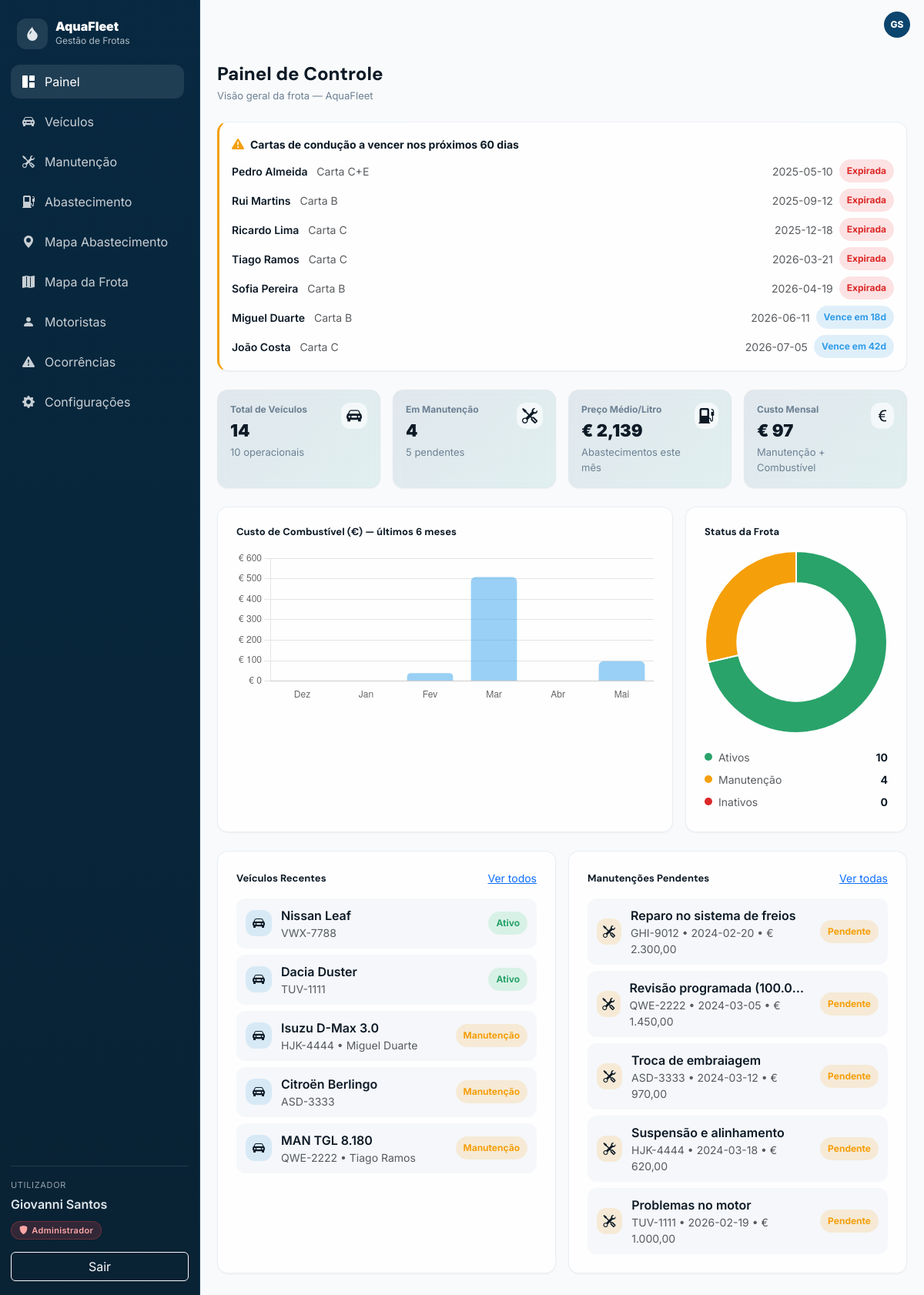
/index.php (signed in), run on the app's committed database.
### tables this page shows
CREATE TABLE `motoristas` (
  `id` int(10) UNSIGNED NOT NULL,
  `colaborador_id` int(10) UNSIGNED DEFAULT NULL,
  `nome` varchar(120) NOT NULL,
  `cc` varchar(20) DEFAULT NULL,
  `nif` varchar(20) DEFAULT NULL,
  `carta_numero` varchar(30) DEFAULT NULL,
  `carta_categoria` varchar(10) DEFAULT NULL,
  `carta_validade` date DEFAULT NULL,
  `telefone` varchar(30) DEFAULT NULL,
  `email` varchar(120) DEFAULT NULL,
  `status` enum('Ativo','Inativo') NOT NULL DEFAULT 'Ativo',
  `desde` date DEFAULT NULL,
  `viagens` int(11) NOT NULL DEFAULT 0,
  `viatura_id` int(10) UNSIGNED DEFAULT NULL,
  `criado_em` timestamp NOT NULL DEFAULT current_timestamp()
);

CREATE TABLE `viaturas` (
  `id` int(10) UNSIGNED NOT NULL,
  `matricula` varchar(20) NOT NULL,
  `marca_modelo` varchar(120) NOT NULL,
  `tipo` enum('Ligeiro','Pick-up','Carrinha','Camião','Elétrico','Outro') NOT NULL DEFAULT 'Ligeiro',
  `combustivel` enum('Diesel','Gasolina','Elétrico','Híbrido','Outro') NOT NULL DEFAULT 'Diesel',
  `quilometragem` int(10) UNSIGNED NOT NULL DEFAULT 0,
  `estado` enum('Disponível','Atribuída','Em Manutenção','Inativo') NOT NULL DEFAULT 'Disponível',
  `observacoes` text DEFAULT NULL,
  `infraestrutura_id` int(11) DEFAULT NULL,
  `criado_em` timestamp NOT NULL DEFAULT current_timestamp(),
  `atualizado_em` timestamp NOT NULL DEFAULT current_timestamp() ON UPDATE current_timestamp()
);

CREATE TABLE `manutencoes` (
  `id` int(10) UNSIGNED NOT NULL,
  `pedido_manutencao_id` int(10) UNSIGNED DEFAULT NULL,
  `viatura_id` int(10) UNSIGNED NOT NULL,
  `tipo` enum('Preventiva','Corretiva','Inspeção','Pneus','Óleo','Outro') NOT NULL DEFAULT 'Outro',
  `descricao` varchar(255) NOT NULL,
  `data_inicio` date NOT NULL,
  `data_fim` date DEFAULT NULL,
  `custo` decimal(10,2) DEFAULT NULL,
  `oficina` varchar(120) DEFAULT NULL,
  `status` enum('Agendada','Pendente','Em andamento','Concluída','Cancelada') NOT NULL DEFAULT 'Agendada',
  `criado_por_usuario_id` int(10) UNSIGNED DEFAULT NULL,
  `concluido_por_usuario_id` int(10) UNSIGNED DEFAULT NULL,
  `concluido_em` datetime DEFAULT NULL,
  `observacoes` text DEFAULT NULL,
  `criado_em` timestamp NOT NULL DEFAULT current_timestamp()
);

### index.php (the view, shortened to what this page needs)
<?php
require_once __DIR__ . "/inc/database.php";
require_once __DIR__ . "/inc/header.php";
function h($s) { return htmlspecialchars((string)$s, ENT_QUOTES, 'UTF-8'); }
$totalVeiculos = 0; $emManutencao = 0; $ativos = 0; $inativos = 0;
$r = mysqli_query($ligacao, "SELECT estado, COUNT(*) AS n FROM viaturas GROUP BY estado");
if ($r) while ($row = mysqli_fetch_assoc($r)) {
  $totalVeiculos += (int)$row['n'];
  $e = $row['estado'];
  if (in_array($e, ['Disponível','Atribuída'], true)) $ativos        += (int)$row['n'];
  elseif ($e === 'Em Manutenção')                     $emManutencao  += (int)$row['n'];
  elseif ($e === 'Inativo')                           $inativos      += (int)$row['n'];
}
$mesAtual = date('Y-m');
$r = mysqli_query($ligacao,
  "SELECT COALESCE(SUM(custo),0) AS total FROM manutencoes
   WHERE DATE_FORMAT(data_inicio,'%Y-%m')='$mesAtual'"
);
$custoManutencao = $r ? (float)(mysqli_fetch_assoc($r)['total'] ?? 0) : 0;
$r = mysqli_query($ligacao,
  "SELECT COALESCE(SUM(total),0) AS total FROM abastecimentos
   WHERE DATE_FORMAT(data_abastecimento,'%Y-%m')='$mesAtual'"
);
$custoCombustivel = $r ? (float)(mysqli_fetch_assoc($r)['total'] ?? 0) : 0;
$custoMensal = $custoManutencao + $custoCombustivel;
$r = mysqli_query($ligacao,
  "SELECT COALESCE(AVG(preco_litro),0) AS media FROM abastecimentos
   WHERE DATE_FORMAT(data_abastecimento,'%Y-%m')='$mesAtual'"
);
$precoMedioLitro = $r ? (float)(mysqli_fetch_assoc($r)['media'] ?? 0) : 0;
$fuelData = [];
for ($i = 5; $i >= 0; $i--) {
  $mes = date('Y-m', strtotime("-$i months"));
  $meses_pt = ['Jan','Fev','Mar','Abr','Mai','Jun','Jul','Ago','Set','Out','Nov','Dez'];
  $label = $meses_pt[(int)date('m', strtotime("-$i months")) - 1];
  $r = mysqli_query($ligacao,
    "SELECT COALESCE(SUM(total),0) AS total FROM abastecimentos
     WHERE DATE_FORMAT(data_abastecimento,'%Y-%m')='$mes'"
  );
  $val = $r ? (float)(mysqli_fetch_assoc($r)['total'] ?? 0) : 0;
  $fuelData[] = ['month' => $label, 'value' => round($val, 2)];
}
$statusData = [
  ['name' => 'Ativos',     'value' => $ativos,       'color' => 'hsl(152, 60%, 40%)'],
  ['name' => 'Manutenção', 'value' => $emManutencao, 'color' => 'hsl(38, 92%, 50%)'],
  ['name' => 'Inativos',   'value' => $inativos,     'color' => 'hsl(0, 72%, 51%)'],
];
$recentRes = mysqli_query($ligacao,
  "SELECT v.id, v.matricula, v.marca_modelo, v.estado,
          m.nome AS motorista_nome
   FROM viaturas v
   LEFT JOIN motoristas m ON m.viatura_id = v.id AND m.status='Ativo'
   ORDER BY v.id DESC LIMIT 5"
);
$upcoming = [];
$manRes = mysqli_query($ligacao,
  "SELECT m.id, m.descricao, m.data_inicio, m.custo, m.status, v.matricula
   FROM manutencoes m
   LEFT JOIN viaturas v ON v.id = m.viatura_id
   WHERE m.status IN ('Agendada','Em andamento','Pendente')
   ORDER BY m.data_inicio ASC LIMIT 5"
);
if ($manRes) while ($row = mysqli_fetch_assoc($manRes)) $upcoming[] = $row;
$alertasCarta = [];
$limite60 = date('Y-m-d', strtotime('+60 days'));
$alertaRes = mysqli_query($ligacao,
  "SELECT nome, carta_categoria, carta_validade,
          DATEDIFF(carta_validade, CURDATE()) AS dias_restantes
   FROM motoristas
   WHERE status='Ativo'
     AND carta_validade IS NOT NULL
     AND carta_validade <= '$limite60'
   ORDER BY carta_validade ASC"
);
if ($alertaRes) while ($row = mysqli_fetch_assoc($alertaRes)) $alertasCarta[] = $row;
function badgeEstadoDashboard($estado) {
  $estado = trim((string)$estado);
  if ($estado === 'Disponível')    return '<span class="badge-pill badge-success-soft">Ativo</span>';
  if ($estado === 'Em Manutenção') return '<span class="badge-pill badge-warning-soft">Manutenção</span>';
  return '<span class="badge-pill badge-info-soft">'.h($estado).'</span>';
}
?>
<div class="mb-4">
  <h1 class="page-title">Painel de Controle</h1>
  <div class="page-subtitle">Visão geral da frota — AquaFleet</div>
</div>
<?php if (count($alertasCarta) > 0): ?>
<div class="glass-card p-3 mb-4" style="border-left: 3px solid hsl(38,92%,50%);">
  <div class="d-flex align-items-center gap-2 mb-2">
    <i class="bi bi-exclamation-triangle-fill" style="color:hsl(38,92%,50%);"></i>
    <strong class="small">Cartas de condução a vencer nos próximos 60 dias</strong>
  </div>
  <div class="vstack gap-2">
    <?php foreach ($alertasCarta as $a): ?>
      <?php
        $dias = (int)$a['dias_restantes'];
        $cor  = $dias <= 0 ? 'badge-danger-soft' : ($dias <= 15 ? 'badge-warning-soft' : 'badge-info-soft');
        $txt  = $dias <= 0 ? 'Expirada' : "Vence em {$dias}d";
      ?>
      <div class="d-flex align-items-center justify-content-between gap-2 small">
        <div>
          <span class="fw-semibold"><?php echo h($a['nome']); ?></span>
          <span class="text-muted ms-2">Carta <?php echo h($a['carta_categoria'] ?? '—'); ?></span>
        </div>
        <div class="d-flex align-items-center gap-2">
          <span class="text-muted"><?php echo h($a['carta_validade']); ?></span>
          <span class="badge-pill <?php echo $cor; ?>"><?php echo $txt; ?></span>
        </div>
      </div>
    <?php endforeach; ?>
  </div>
</div>
<?php endif; ?>
<div class="row g-3 mb-4">
  <div class="col-12 col-sm-6 col-lg-3">
    <div class="glass-card stat-gradient p-3 h-100">
      <div class="d-flex justify-content-between align-items-start">
        <div>
          <div class="kpi-label">Total de Veículos</div>
          <div class="kpi-value"><?php echo $totalVeiculos; ?></div>
          <div class="kpi-sub"><?php echo $ativos; ?> operacionais</div>
        </div>
        <div class="kpi-ico"><i class="bi bi-car-front-fill fs-5"></i></div>
      </div>
    </div>
  </div>
  <div class="col-12 col-sm-6 col-lg-3">
    <div class="glass-card stat-gradient p-3 h-100">
      <div class="d-flex justify-content-between align-items-start">
        <div>
          <div class="kpi-label">Em Manutenção</div>
          <div class="kpi-value"><?php echo $emManutencao; ?></div>
          <div class="kpi-sub"><?php echo count($upcoming); ?> pendentes</div>
        </div>
        <div class="kpi-ico"><i class="bi bi-tools fs-5"></i></div>
      </div>
    </div>
  </div>
  <div class="col-12 col-sm-6 col-lg-3">
    <div class="glass-card stat-gradient p-3 h-100">
      <div class="d-flex justify-content-between align-items-start">
        <div>
          <div class="kpi-label">Preço Médio/Litro</div>
          <div class="kpi-value">
            <?php echo $precoMedioLitro > 0
              ? '€ ' . number_format($precoMedioLitro, 3, ',', '.')
              : '—'; ?>
          </div>
          <div class="kpi-sub">Abastecimentos este mês</div>
        </div>
        <div class="kpi-ico"><i class="bi bi-fuel-pump-fill fs-5"></i></div>
      </div>
    </div>
  </div>
  <div class="col-12 col-sm-6 col-lg-3">
    <div class="glass-card stat-gradient p-3 h-100">
      <div class="d-flex justify-content-between align-items-start">
        <div>
          <div class="kpi-label">Custo Mensal</div>
          <div class="kpi-value">€ <?php echo number_format($custoMensal, 0, ',', '.'); ?></div>
          <div class="kpi-sub">Manutenção + Combustível</div>
        </div>
        <div class="kpi-ico"><i class="bi bi-currency-euro fs-5"></i></div>
      </div>
    </div>
  </div>
</div>
<div class="row g-3 mb-4">
  <div class="col-12 col-lg-8">
    <div class="glass-card p-4 h-100">
      <div class="d-flex justify-content-between align-items-center mb-3">
        <h3 class="section-title mb-0">Custo de Combustível (€) — últimos 6 meses</h3>
      </div>
      <canvas id="fuelBarChart" height="110"></canvas>
    </div>
  </div>
  <div class="col-12 col-lg-4">
    <div class="glass-card p-4 h-100">
      <h3 class="section-title mb-3">Status da Frota</h3>
      <div class="d-flex justify-content-center">
        <canvas id="statusDonut" width="220" height="220"></canvas>
      </div>
      <div class="mt-3">
        <?php foreach ($statusData as $s): ?>
          <div class="d-flex align-items-center justify-content-between small py-1">
            <div class="d-flex align-items-center gap-2">
              <span class="legend-dot" style="background:<?php echo h($s['color']); ?>;"></span>
              <span class="text-muted"><?php echo h($s['name']); ?></span>
            </div>
            <strong><?php echo (int)$s['value']; ?></strong>
          </div>
        <?php endforeach; ?>
      </div>
    </div>
  </div>
</div>
<div class="row g-3">
  <div class="col-12 col-lg-6">
    <div class="glass-card p-4 h-100">
      <div class="d-flex justify-content-between align-items-center mb-3">
        <h3 class="section-title mb-0">Veículos Recentes</h3>
        <a class="link-primary small" href="viaturas/index.php">Ver todos</a>
      </div>
      <div class="vstack gap-2">
        <?php if ($recentRes && mysqli_num_rows($recentRes) > 0): ?>
          <?php while ($v = mysqli_fetch_assoc($recentRes)): ?>
            <a class="list-row" href="viaturas/show.php?id=<?php echo (int)$v['id']; ?>">
              <div class="list-ico"><i class="bi bi-car-front-fill"></i></div>
              <div class="flex-grow-1 min-w-0">
                <div class="fw-semibold text-truncate"><?php echo h($v['marca_modelo']); ?></div>
                <div class="small text-muted">
                  <?php echo h($v['matricula']); ?>
                  <?php if (!empty($v['motorista_nome'])): ?>
                    • <?php echo h($v['motorista_nome']); ?>
                  <?php endif; ?>
                </div>
              </div>
              <?php echo badgeEstadoDashboard($v['estado']); ?>
            </a>
          <?php endwhile; ?>
        <?php else: ?>
          <div class="text-muted small">Sem veículos para mostrar.</div>
        <?php endif; ?>
      </div>
    </div>
  </div>
  <div class="col-12 col-lg-6">
    <div class="glass-card p-4 h-100">
      <div class="d-flex justify-content-between align-items-center mb-3">
        <h3 class="section-title mb-0">Manutenções Pendentes</h3>
        <a class="link-primary small" href="manutencao/index.php">Ver todas</a>
      </div>
      <div class="vstack gap-2">
        <?php if (count($upcoming) > 0): ?>
          <?php foreach ($upcoming as $m): ?>
            <div class="list-row no-link">
              <div class="list-ico warn"><i class="bi bi-tools"></i></div>
              <div class="flex-grow-1 min-w-0">
                <div class="fw-semibold text-truncate"><?php echo h($m['descricao'] ?? 'Manutenção'); ?></div>
                <div class="small text-muted">
                  <?php echo h($m['matricula'] ?? '-'); ?> •
                  <?php echo h($m['data_inicio'] ?? '-'); ?> •
                  € <?php echo number_format((float)($m['custo'] ?? 0), 2, ',', '.'); ?>
                </div>
              </div>
              <?php
                $st    = (string)($m['status'] ?? '');
                $pill  = 'badge-info-soft'; $label = 'Agendada';
                if (stripos($st, 'andamento') !== false) { $pill = 'badge-warning-soft'; $label = 'Em andamento'; }
                elseif ($st === 'Pendente')               { $pill = 'badge-warning-soft'; $label = 'Pendente'; }
              ?>
              <span class="badge-pill <?php echo $pill; ?>"><?php echo $label; ?></span>
            </div>
          <?php endforeach; ?>
        <?php else: ?>
          <div class="text-muted small">Sem manutenções pendentes.</div>
        <?php endif; ?>
      </div>
    </div>
  </div>
</div>
<script>
  const fuelData   = <?php echo json_encode($fuelData,   JSON_UNESCAPED_UNICODE); ?>;
  const statusData = <?php echo json_encode($statusData, JSON_UNESCAPED_UNICODE); ?>;
  new Chart(document.getElementById('fuelBarChart'), {
    type: 'bar',
    data: {
      labels: fuelData.map(x => x.month),
      datasets: [{
        label: 'Custo',
        data: fuelData.map(x => x.value),
        borderRadius: 6
      }]
    },
    options: {
      responsive: true,
      plugins: {
        legend: { display: false },
        tooltip: {
          callbacks: { label: (ctx) => '€ ' + Number(ctx.raw).toLocaleString('pt-PT') }
        }
      },
      scales: {
        x: { grid: { display: false } },
        y: { ticks: { callback: (v) => '€ ' + Number(v).toLocaleString('pt-PT') } }
      }
    }
  });
  new Chart(document.getElementById('statusDonut'), {
    type: 'doughnut',
    data: {
      labels: statusData.map(x => x.name),
      datasets: [{
        data: statusData.map(x => x.value),
        backgroundColor: statusData.map(x => x.color),
        borderWidth: 2,
        hoverOffset: 4,
        cutout: '65%'
      }]
    },
    options: { plugins: { legend: { display: false } } }
  });
</script>
<?php
require_once __DIR__ . "/inc/footer.php";
?>

### data on the page
motoristas: nome "Pedro Almeida", carta_categoria "C+E", carta_validade "2025-05-10", txt "Expirada"
motoristas: nome "Rui Martins", carta_categoria "B", carta_validade "2025-09-12", txt "Expirada"
motoristas: nome "Ricardo Lima", carta_categoria "C", carta_validade "2025-12-18", txt "Expirada"
motoristas: nome "Tiago Ramos", carta_categoria "C", carta_validade "2026-03-21", txt "Expirada", viatura.marca_modelo "MAN TGL 8.180", viatura.matricula "QWE-2222", shows "Manutenção"
motoristas: nome "Sofia Pereira", carta_categoria "B", carta_validade "2026-04-19", txt "Expirada"
motoristas: nome "Miguel Duarte", carta_categoria "B", carta_validade "2026-06-11", txt "Vence em 18d", viatura.marca_modelo "Isuzu D-Max 3.0", viatura.matricula "HJK-4444", shows "Manutenção"
motoristas: nome "João Costa", carta_categoria "C", carta_validade "2026-07-05", txt "Vence em 42d"
viaturas: marca_modelo "Nissan Leaf", matricula "VWX-7788", estado "Ativo"
viaturas: marca_modelo "Dacia Duster", matricula "TUV-1111", estado "Ativo"
viaturas: marca_modelo "Citroën Berlingo", matricula "ASD-3333", estado "Manutenção"
manutencoes: descricao "Reparo no sistema de freios", viatura.matricula "GHI-9012", data_inicio "2024-02-20", custo "2.300,00", status "Pendente"
manutencoes: descricao "Revisão programada (100.0…", viatura.matricula "QWE-2222", data_inicio "2024-03-05", custo "1.450,00", status "Pendente"
manutencoes: descricao "Troca de embraiagem", viatura.matricula "ASD-3333", data_inicio "2024-03-12", custo "970,00", status "Pendente"
manutencoes: descricao "Suspensão e alinhamento", viatura.matricula "HJK-4444", data_inicio "2024-03-18", custo "620,00", status "Pendente"
manutencoes: descricao "Problemas no motor", viatura.matricula "TUV-1111", data_inicio "2026-02-19", custo "1.000,00", status "Pendente"

### other printed values
$_SESSION['user_nome'] "Giovanni Santos"
$badge_label "Administrador"
$iniciais "GS"
$totalVeiculos "14"
$ativos "10"
$emManutencao "4"
count($upcoming) "5"
$precoMedioLitro "2,139"
$custoMensal "97"
$s['name'] "Ativos"
$s['value'] "10"
$s['name'] "Manutenção"
$s['value'] "4"
$s['name'] "Inativos"
$s['value'] "0"
